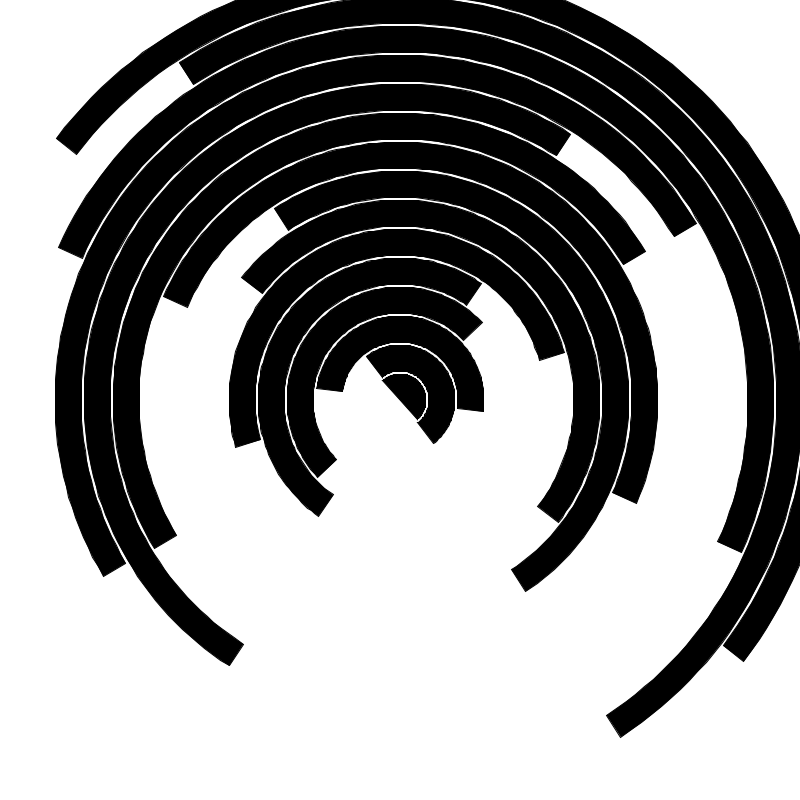
Frame 1 (no input)
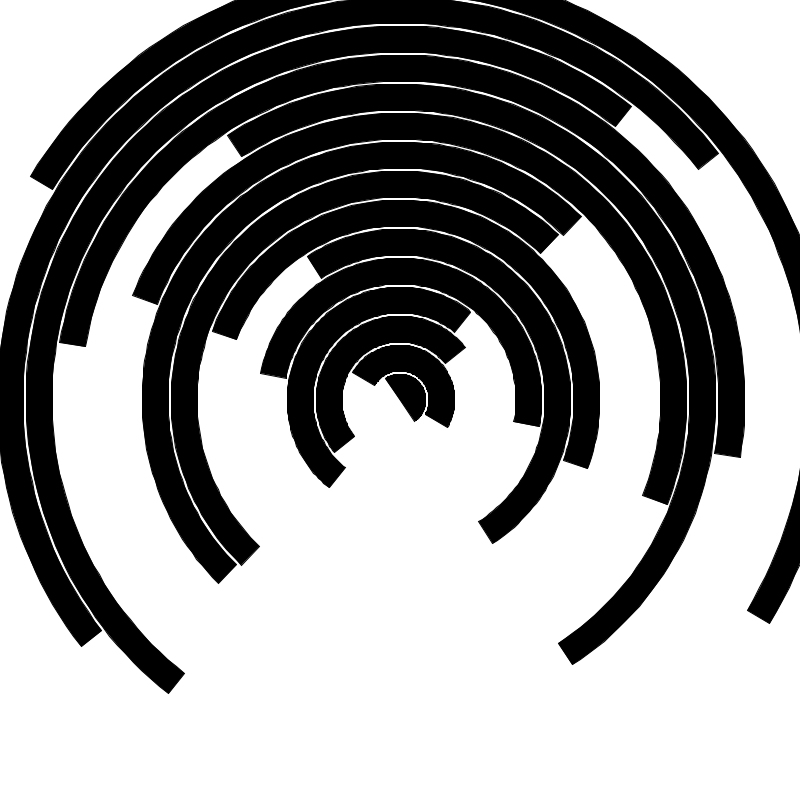
Frame 60 (the mouse pressed at the canvas centre just before this capture)
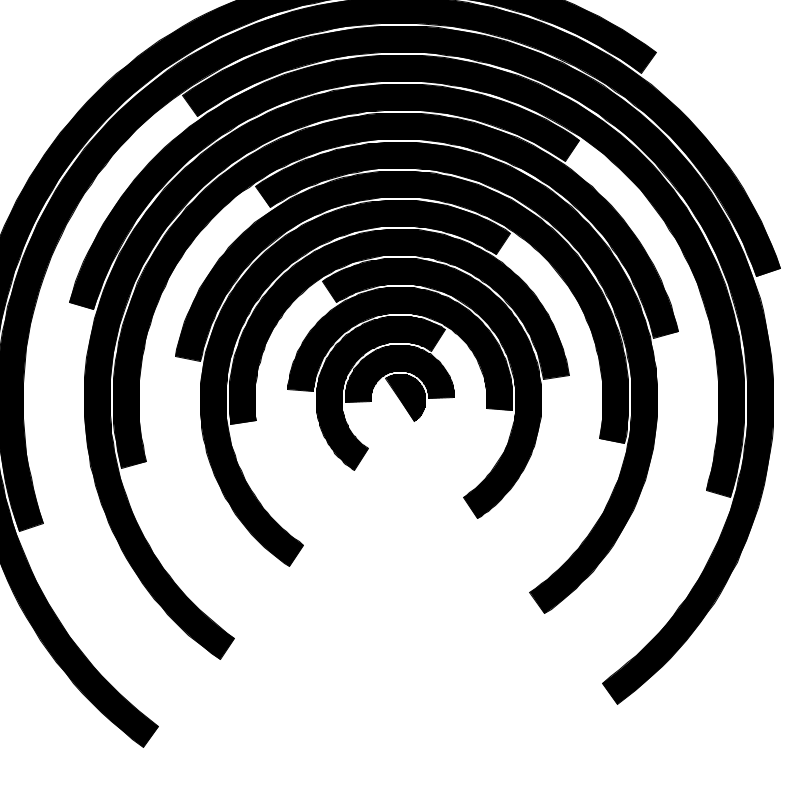
Frame 120 (the mouse held since frame 60 and released just before this capture)

The Processing sketch that drew these frames (run headless with seeded random() and noise(); from frame 60 on, the mouse is pressed at the canvas centre):

// Processing sketch: semi_animation_2
// ── semi_animation_2.pde
ArrayList <Semi> semis;

int numSemis;

float delta;
float space;

float Xc;
float Yc;
float a;
float speed;

Semi semi1;
//center x,y, radius,Radius, rotation, num

void setup() {
  size(800, 800);
  frameRate(120);
  
  semis = new ArrayList<Semi>();
  numSemis = 15;
  delta = (width/2)/numSemis;
  space = 3;
  Xc = width/2;
  Yc = height/2;;
  a = 0;
  semi1 = new Semi(width/2, height/2, 80, 100, 180, 100);
  
  
  for (int i = 0; i < numSemis; i++) {
    semis.add(new Semi(0, 0, i*space + i*delta, i*space+i*delta+delta, 180, 100));
  }
}

void draw() {
  background(255);
  speed = map(mouseX, 0, width, 0.5, 1);
  //semi1.display();
  for (int i = 1; i <= numSemis; i++) {
    pushMatrix();
    translate(Xc, Yc);
    rotate(sin(i+(a*i)/200));
    semis.get(i-1).display();
    popMatrix();
  }
  a++;
}

// ── Semi.pde
class Semi {
   //center x,y, radius, rotation, num
   float Xc,Yc,r,R,rot;
   int num;
   
   
   Semi(float testXc, float testYc, float testr, float testR, float testrot, int testnum) {
      
      Xc = testXc;
      Yc = testYc;
      r = testr;
      R = testR;
      rot = testrot;
      num = testnum;
      
      
   }
   
   
   void display(){
      
      float angle;
      float[] x1 = new float[num+1];
      float[] y1 = new float[num+1];

      float[] x2 = new float[num+1];
      float[] y2 = new float[num+1];

      
      
      for(int i=0; i < x1.length; i++){
         angle = (PI/num)* i;
         x1[i] = -cos(angle) * r;
         y1[i] = sin(angle) * r;
         x2[i] = -cos(angle) * R;
         y2[i] = sin(angle) * R;
      }
      fill(0);
      beginShape();
      
      
      for(int i=0; i < x1.length; i++){
         vertex(Xc+x1[i],Yc-y1[i]);
      }
      
      for(int i=x1.length-1; i >= 0; i--){
         vertex(Xc+x2[i],Yc-y2[i]);
      }
      
      endShape(CLOSE);
      
      
      
   }
}
